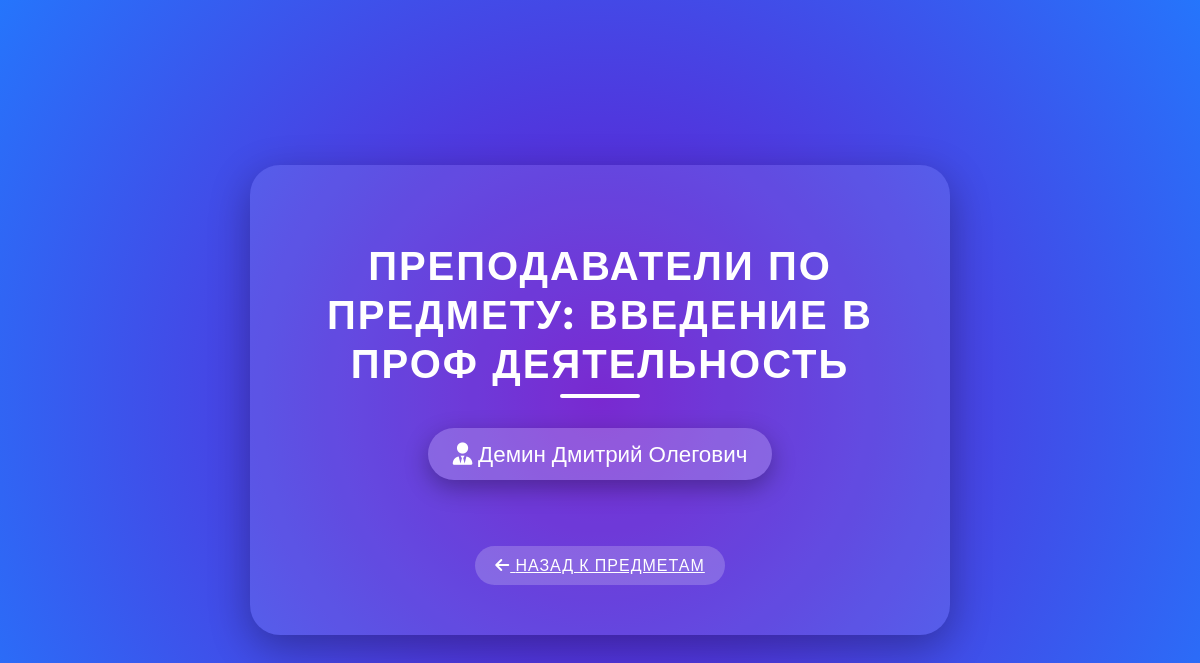
/subject/5/teachers/ (signed in), run on the app's committed database.
### coursework/models.py (models this page shows, shortened)
class Subject(models.Model):
    name = models.CharField(max_length=200)
    discipline = models.ForeignKey(Discipline, on_delete=models.CASCADE, related_name='subjects')
    class Meta:
        verbose_name = "Предмет"
        verbose_name_plural = "Предметы"
        ordering = ['name']

class Teacher(models.Model):
    name = models.CharField(max_length=200)
    subject = models.ForeignKey(Subject, on_delete=models.CASCADE, related_name='teachers')
    class Meta:
        verbose_name = "Преподаватель"
        verbose_name_plural = "Преподаватели"
        ordering = ['name']

### coursework/views.py (the view)
# urls.py: path('subject/<int:subject_id>/teachers/', views.teacher_list, name='teacher_list'),
@login_required
def teacher_list(request, subject_id):
    subject = get_object_or_404(Subject, id=subject_id)
    subject_teachers = Teacher.objects.filter(subject=subject)
    return render(request, 'teachers_list.html', {'subject': subject, 'teachers': subject_teachers})

### coursework/templates/teachers_list.html (shortened to what this page needs)
<!DOCTYPE html>
<html lang="en">
<head>
    <link rel="stylesheet" href="https://cdnjs.cloudflare.com/ajax/libs/font-awesome/6.0.0-beta3/css/all.min.css">
</head>
<body>
    <div class="container">
        <h1>Преподаватели по предмету: {{ subject.name }}</h1>
        <ul>
            {% for teacher in teachers %}
                <li>
                    <a href="{% url 'teacher_detail' teacher.id %}" style="color: inherit; text-decoration: none;">
                        <i class="fas fa-user-tie"></i> {{ teacher.name }}
                    </a>
                </li>
            {% empty %}
                <li>Нет доступных преподавателей для этого предмета</li>
            {% endfor %}
        </ul>
        <a href="{% url 'subject_list' subject.discipline.id %}" class="back-link">
            <i class="fas fa-arrow-left"></i> Назад к предметам
        </a>
    </div>
</body>
</html>

### coursework/templates/teachers_list.html (style rules this page uses)
body { font-family: 'Montserrat', sans-serif; background: radial-gradient(circle at 50% 50%, #6a11cb, #2575fc); margin: 0; padding: 0; display: flex; justify-content: center; align-items: center; height: 100vh; color: #fff; }
h1 { text-align: center; font-size: 2.5em; margin-bottom: 40px; color: #fff; text-transform: uppercase; letter-spacing: 2px; position: relative; }
h1::after { content: ''; position: absolute; left: 50%; bottom: -10px; transform: translateX(-50%); width: 80px; height: 4px; background-color: #fff; border-radius: 2px; }
ul { list-style: none; padding: 0; }
li { margin-bottom: 20px; font-size: 1.4em; background-color: rgba(255, 255, 255, 0.2); padding: 12px 25px; border-radius: 50px; transition: all 0.4s ease; box-shadow: 0 8px 25px rgba(0, 0, 0, 0.3); display: inline-block; }
.container { background-color: rgba(255, 255, 255, 0.1); padding: 50px; border-radius: 30px; box-shadow: 0 12px 40px rgba(0, 0, 0, 0.3); max-width: 600px; width: 100%; text-align: center; }
.back-link { display: inline-block; margin-top: 30px; padding: 10px 20px; background-color: rgba(255, 255, 255, 0.2); border-radius: 30px; color: #fff; text-transform: uppercase; letter-spacing: 1px; transition: background-color 0.4s ease; }

### data on the page
Subject: name "ВВЕДЕНИЕ В ПРОФ ДЕЯТЕЛЬНОСТЬ"
Teacher: name "Демин Дмитрий Олегович"
